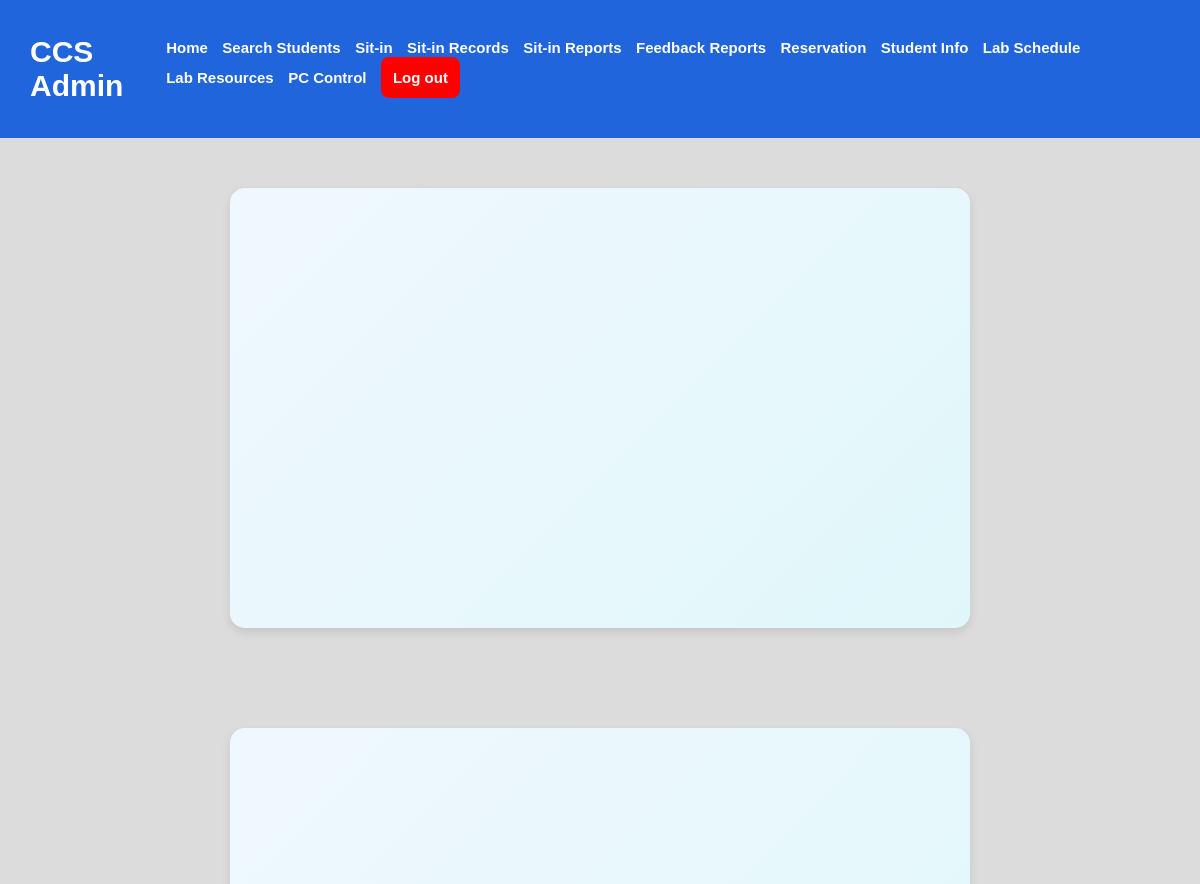
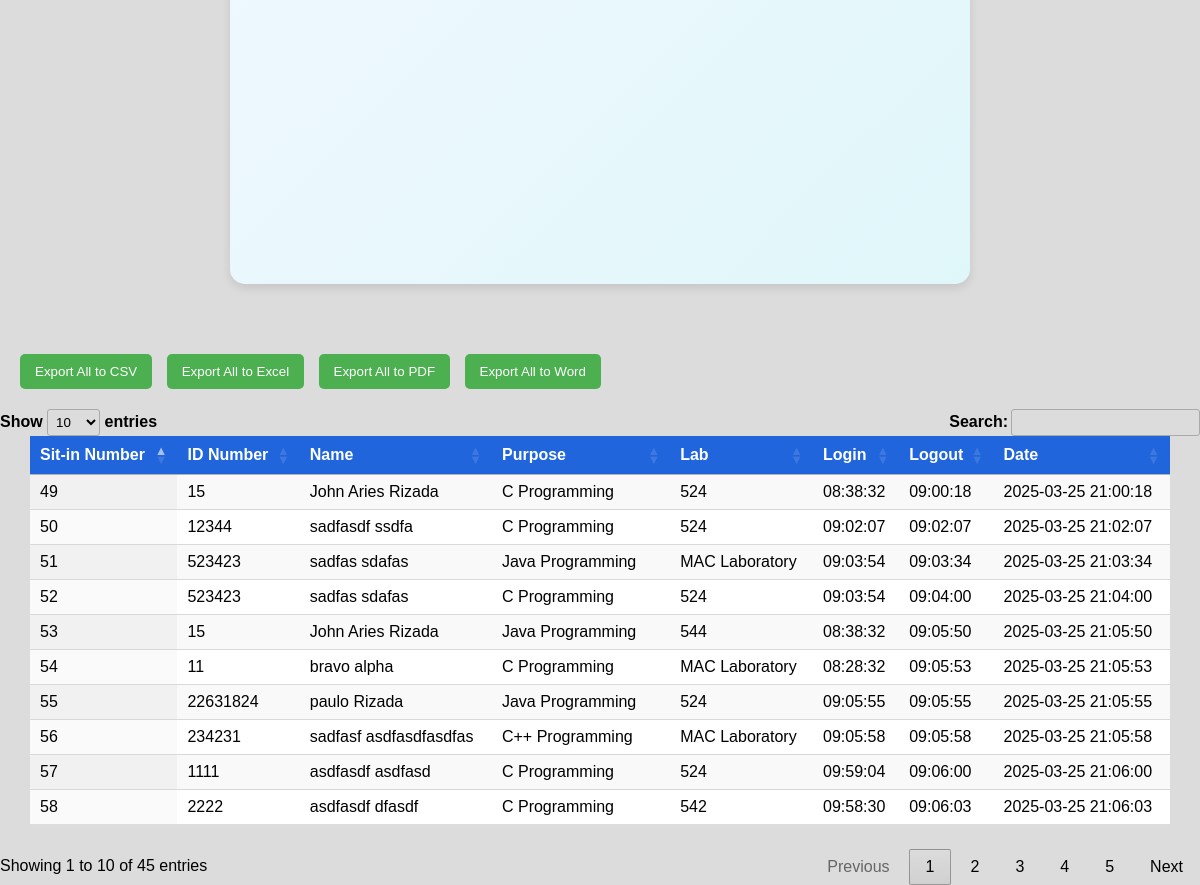
Screenshot of /sit-in-reports.php with the database file from the repository (2 pictures, top to bottom).
### tables this page shows
CREATE TABLE `sit_in_records` (
  `id` int(11) NOT NULL,
  `student_id` varchar(50) NOT NULL,
  `student_name` varchar(100) NOT NULL,
  `purpose` varchar(100) NOT NULL,
  `lab` varchar(50) NOT NULL,
  `login_time` time NOT NULL,
  `logout_time` time DEFAULT NULL,
  `date_removed` datetime DEFAULT current_timestamp()
);

### sit-in-reports.php (the view, shortened to what this page needs)
<?php
    include('db.php');
    $query_all_records = "SELECT * FROM sit_in_records ORDER BY date_removed DESC";
    $result_all_records = mysqli_query($connection, $query_all_records);
    mysqli_data_seek($result_all_records, 0);
?>
<!DOCTYPE html>
<html lang="en">
<head>
    <link rel="stylesheet" href="assets/styles.css?v=<?php echo time(); ?>">
    <link rel="stylesheet" href="https://cdn.datatables.net/1.13.6/css/jquery.dataTables.min.css">
    <link rel="stylesheet" href="https://cdn.datatables.net/buttons/2.4.1/css/buttons.dataTables.min.css">
</head>
<body>
<nav>
    <h1>CCS Admin</h1>
    <div class="nav-links-admin" id="nav-links">
        <a id="home-nav" href="admindashboard.php"> Home</a>
        <a href="#" onclick="searchFunction()" id="search-btn"> Search Students</a>
        <a href="current-sit-in.php"> Sit-in</a>
        <a href="view-sit-in-records.php"> Sit-in Records</a>
        <a href="sit-in-reports.php"> Sit-in Reports</a>
        <a href="feedback-reports.php"> Feedback Reports</a>
        <a href="view-reservations.php"> Reservation</a>
        <a href="student_management.php">Student Info</a>
        <a href="lab_schedule.php">Lab Schedule</a>
        <a href="lab_resources.php">Lab Resources</a>
        <a href="admin_computer_control.php">PC Control</a>
        <a href="admin.php" class="logout-btn" id="logoutbtn"> Log out </a>
    </div>
</nav>
<div class="pie-chart-space">
    <div id="piechart-container">
        <div id="piechart"></div>
    </div>
    <div id="piechart-container">
        <div id="piechart2"></div>
    </div>
</div>
<div class="export-buttons">
    <button onclick="exportFullTableToCSV('sit_in_full_report.csv')">Export All to CSV</button>
    <button onclick="exportFullTableToExcel('sit_in_full_report.xls')">Export All to Excel</button>
    <button onclick="exportFullTableToPDF('sit_in_full_report.pdf')">Export All to PDF</button>
    <button onclick="exportFullTableToWord('sit_in_full_report.doc')">Export All to Word</button>
</div>
<table id="sitInTable" class="display">
    <thead>
        <tr>
            <th>Sit-in Number</th>
            <th>ID Number</th>
            <th>Name</th>
            <th>Purpose</th>
            <th>Lab</th>
            <th>Login</th>
            <th>Logout</th>
            <th>Date</th>
        </tr>
    </thead>
    <tbody>
    <?php
        while ($row = mysqli_fetch_assoc($result_all_records)) {
            echo "<tr>
                    <td>{$row['id']}</td>
                    <td>{$row['student_id']}</td>
                    <td>{$row['student_name']}</td>
                    <td>{$row['purpose']}</td>
                    <td>{$row['lab']}</td>
                    <td>{$row['login_time']}</td>
                    <td>{$row['logout_time']}</td>
                    <td>{$row['date_removed']}</td>
                </tr>";
        }
    ?>
    </tbody>
</table>
</body>
</html>

### assets/styles.css (style rules this page uses)
body { margin: 0; padding: 0; font-family: sans-serif; background-color: gainsboro; }
table { width: 100%; margin-top: 15px; border-collapse: collapse; text-align: left; }
th, td { padding: 12px; text-align: left; }
th { background-color: #f4f4f4; font-weight: bold; }
tr { border-bottom: 1px solid #ddd; }
thead tr th { background-color: rgb(32, 101, 220); color: white; }
nav { display: flex; flex-direction: row; justify-content: space-between; align-items: center; padding: 10px; background-color: rgb(32, 101, 220); color: white; }
nav h1 { margin-left: 20px; font-size: 30px; }
nav a { text-decoration: none; color: white; margin-right: 10px; font-weight: bold; font-size: 15px; transition: color 0.3s ease-in, text-decoration 0.3s ease-in-out; display: inline-block; white-space: normal; }
.logout-btn { background-color: red; padding: 12px; text-decoration: none; border-radius: 8px; }
table { background-color: white;; padding: 20px; }
td { padding-top: 20px; }

### sit-in-reports.php (style rules this page uses)
#piechart-container { width: 100%; max-width: 700px; margin: 50px auto; padding: 20px; background: linear-gradient(135deg, #f0f8ff, #e0f7fa); border-radius: 15px; box-shadow: 0px 4px 10px rgba(0, 0, 0, 0.1); text-align: center; font-family: Arial, sans-serif; }
#piechart, #piechart2 { width: 100%; height: 400px; border-radius: 10px; }
.pie-chart-space { display: flex; justify-content: space-between; flex-wrap: wrap; }
table.dataTable { margin: 20px auto; width: 95%; border-collapse: collapse; font-family: Arial, sans-serif; }
.export-buttons { margin: 20px; }
.export-buttons button { padding: 10px 15px; margin-right: 10px; background-color: #4CAF50; border: none; color: white; cursor: pointer; border-radius: 5px; transition: 0.3s; }

### rows the page displays
sit_in_records: id "58", student "2222", student_name "asdfasdf dfasdf", purpose "C Programming", lab "542", login_time "09:58:30", logout_time "09:06:03", date_removed "2025-03-25 21:06:03"
sit_in_records: id "57", student "1111", student_name "asdfasdf asdfasd", purpose "C Programming", lab "524", login_time "09:59:04", logout_time "09:06:00", date_removed "2025-03-25 21:06:00"
sit_in_records: id "56", student "234231", student_name "sadfasf asdfasdfasdfas", purpose "C++ Programming", lab "MAC Laboratory", login_time "09:05:58", logout_time "09:05:58", date_removed "2025-03-25 21:05:58"
sit_in_records: id "55", student "22631824", student_name "paulo Rizada", purpose "Java Programming", lab "524", login_time "09:05:55", logout_time "09:05:55", date_removed "2025-03-25 21:05:55"
sit_in_records: id "54", student "11", student_name "bravo alpha", purpose "C Programming", lab "MAC Laboratory", login_time "08:28:32", logout_time "09:05:53", date_removed "2025-03-25 21:05:53"
sit_in_records: id "53", student "15", student_name "John Aries Rizada", purpose "Java Programming", lab "544", login_time "08:38:32", logout_time "09:05:50", date_removed "2025-03-25 21:05:50"
sit_in_records: id "52", student "523423", student_name "sadfas sdafas", purpose "C Programming", lab "524", login_time "09:03:54", logout_time "09:04:00", date_removed "2025-03-25 21:04:00"
sit_in_records: id "51", student "523423", student_name "sadfas sdafas", purpose "Java Programming", lab "MAC Laboratory", login_time "09:03:54", logout_time "09:03:34", date_removed "2025-03-25 21:03:34"
sit_in_records: id "50", student "12344", student_name "sadfasdf ssdfa", purpose "C Programming", lab "524", login_time "09:02:07", logout_time "09:02:07", date_removed "2025-03-25 21:02:07"
sit_in_records: id "49", student "15", student_name "John Aries Rizada", purpose "C Programming", lab "524", login_time "08:38:32", logout_time "09:00:18", date_removed "2025-03-25 21:00:18"
